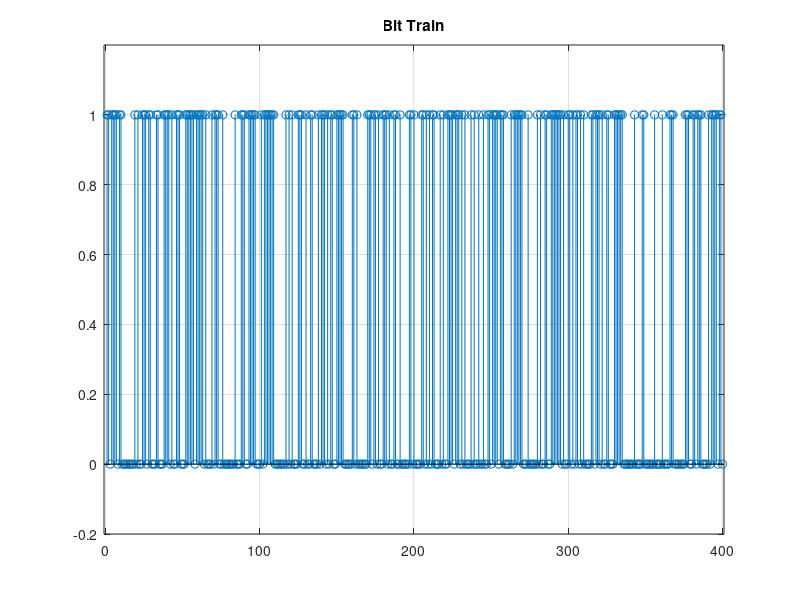

Reproduce this figure in MATLAB. (Note: this script raises an error after producing the figure.)
clear;
close all;
clc

%% Telecommunication Systems 1 %%
% EXERCISE 3
% Michailidis Stergios 
% 2020030080

%% PART 1 %%
%% 1)

N = 100;
b = (sign(randn(4*N, 1)) + 1)/2;

figure('Name','Question -1-','NumberTitle','off');
stem(b)
grid on;
axis([-1 401 -0.2 1.2])
title('Bit Train')

%% 2)
X = bits_to_16PSK(b);

% euler's formula
Xi_n = real(X);
Xq_n = imag(X);


figure('Name','Question -2-','NumberTitle','off');
stem(Xi_n,'r')
axis([0 100 -1.2 1.2]);
grid on
title('Mapped symbols (Real part)')
figure('Name','Question -2-','NumberTitle','off');
stem(Xq_n,'k')
axis([0 100 -1.2 1.2]);
grid on
title('Mapped symbols (Imaginary part)')

%% 3)

T = 10^(-2);
over = 10;
Ts = T/over;
Fs = 1/Ts;
A = 2;
a = 0.33;

[phi_t,t] = srrc_pulse(T,over,A,a);

% upsample the symbol trains
Xi_n_delta = (1/Ts) * upsample(Xi_n, over);
Xq_n_delta = (1/Ts) * upsample(Xq_n, over);
x_delta_time=0:Ts:(N)*T-Ts;

% cumpute the convoltuions
X_in = conv(phi_t,Xi_n_delta)*Ts;
X_Qn = conv(phi_t,Xq_n_delta)*Ts;

% new time axis
t_conv = min(t) + min(x_delta_time) : Ts : max(t) + max(x_delta_time);

% plots
figure('Name','Question -3-','NumberTitle','off');
plot(t_conv,X_in,'r')
grid on
xlabel('time')
ylabel('Amplitude of X_i_,_n ⋆ X_i_,_d_e_l_t_a')
title('Output Waveform')
figure('Name','Question -3-','NumberTitle','off');
plot(t_conv,X_Qn,'k')
grid on
xlabel('time')
ylabel('Amplitude of X_Q_,_n ⋆ X_Q_,_d_e_l_t_a')
title('Output Waveform')

% periodograms:
T_total = max(t_conv) - min(t_conv);
Nf = 2048;
F_axis = -Fs/2 : Fs/Nf : Fs/2 - Fs/Nf;

X_in_freq = fftshift(fft(X_in,Nf)*Ts);
X_Qn_freq = fftshift(fft(X_Qn,Nf)*Ts);

P_X_in = ( abs(X_in_freq).^2 ) / T_total;
P_X_Qn = ( abs(X_Qn_freq).^2 ) / T_total;

% plot the periodograms
figure('Name','Question -3-','NumberTitle','off');
plot(F_axis,P_X_in,'r')
grid on
xlabel('frequency')
ylabel('Periodogram of X_i_,_n ⋆ X_i_,_d_e_l_t_a')
title('Output Periodogram')
figure('Name','Question -3-','NumberTitle','off');
plot(F_axis,P_X_Qn,'k')
grid on
xlabel('frequency')
ylabel('Periodogram of X_Q_,_n ⋆ X_Q_,_d_e_l_t_a')
title('Output Periodogram')


%% 4)
F0 = 200;
cosinus_carrier =  2*cos(2*pi*F0*t_conv)';
sinus_carrier   = -2*sin(2*pi*F0*t_conv)';

X_I_t = X_in.*cosinus_carrier;
X_Q_t = X_Qn.*sinus_carrier;

% plots
figure('Name','Question -4.1-','NumberTitle','off');
plot(t_conv,X_I_t,'r')
grid on
xlabel('time')
ylabel('Amplitude of X_I')
title('Output Waveform')
figure('Name','Question -4.1-','NumberTitle','off');
plot(t_conv,X_Q_t,'k')
grid on
xlabel('time')
ylabel('Amplitude of X_Q')
title('Output Waveform')

% frequency domain
X_I_F = fftshift(fft(X_I_t,Nf)*Ts);
X_Q_F = fftshift(fft(X_Q_t,Nf)*Ts);

P_X_I = ( abs(X_I_F).^2 ) / T_total;
P_X_Q = ( abs(X_Q_F).^2 ) / T_total;

% plot the periodograms
figure('Name','Question -4.2-','NumberTitle','off');
plot(F_axis,P_X_I,'r')
grid on
xlabel('frequency')
ylabel('Periodogram of X_I')
title('Output Periodogram')
figure('Name','Question -4.2-','NumberTitle','off');
plot(F_axis,P_X_Q,'k')
grid on
xlabel('frequency')
ylabel('Periodogram of X_Q')
title('Output Periodogram')


%% 5)

% transmitter output - time domain
X_t = X_I_t + X_Q_t;

figure('Name','Question -5-','NumberTitle','off');
plot(t_conv,X_t);
grid on;
xlabel('time')
ylabel('Amplitude of X')
title('Transmitter Output Waveform')

% transmitter output - frequency domain
X_F = X_I_F + X_Q_F;    % fft is a linear operator

P_X = abs(X_F).^2/T_total;

figure('Name','Question -5-','NumberTitle','off');
plot(F_axis,P_X)
grid on
xlabel('frequency')
ylabel('Periodogram of X')
title('Transmitter Output Periodogram')


%% 6)
% The channel is ideal, h(t) = d_dirac(t)

%% 7)

% adding wgn
SNR_db = 20;

var_W = 1/ ( Ts * 10^(SNR_db/10) );

W_t = sqrt(var_W)*randn(1,length(t_conv))';

% channel output signal
Y_t = X_t + W_t;

%% 8)

% multiply the channel output

Y_i_t = Y_t.*cosinus_carrier*1/2;

Y_Q_t = Y_t.*sinus_carrier*1/2;

% time domain plots
figure('Name','Question -8.1-','NumberTitle','off');
plot(t_conv,Y_i_t,'r')
grid on
xlabel('time')
ylabel('Amplitude of Y_i')
title('Output Waveform')
figure('Name','Question -8.1-','NumberTitle','off');
plot(t_conv,Y_Q_t,'k')
grid on
xlabel('time')
ylabel('Amplitude of Y_Q')
title('Output Waveform')


% frequency domain

Y_i_F = fftshift(fft(Y_i_t,Nf)*Ts);

Y_Q_F = fftshift(fft(Y_Q_t,Nf)*Ts);


P_Y_i = ( abs(Y_i_F).^2 ) / T_total;
P_Y_Q = ( abs(Y_Q_F).^2 ) / T_total;

% plot the periodograms
figure('Name','Question -8.2-','NumberTitle','off');
plot(F_axis,P_Y_i,'r')
grid on
xlabel('frequency')
ylabel('Periodogram of Y_i')
title('Output Periodogram')
figure('Name','Question -8.2-','NumberTitle','off');
plot(F_axis,P_Y_Q,'k')
grid on
xlabel('frequency')
ylabel('Periodogram of Y_Q')
title('Output Periodogram')


%% 9)

Y_i_filtered_t = conv(Y_i_t,phi_t)*Ts;

Y_Q_filtered_t = conv(Y_Q_t,phi_t)*Ts;

% calculate new time vector and new T_total
t_conv_new = min(t_conv) + min(t) : Ts : max(t_conv) + max(t);
T_total_new = max(t_conv_new) - min(t_conv_new);


% time domain plots
figure('Name','Question -9.1-','NumberTitle','off');
plot(t_conv_new,Y_i_filtered_t,'r')
grid on
xlabel('time')
ylabel('Amplitude of Y_i_ _f_i_l_t_e_r_e_d')
title('Output Waveform')
figure('Name','Question -9.1-','NumberTitle','off');
plot(t_conv_new,Y_Q_filtered_t,'k')
grid on
xlabel('time')
ylabel('Amplitude of Y_Q_ _f_i_l_t_e_r_e_d')
title('Output Waveform')


% frequency domain

Y_i_filtered_F = fftshift(fft(Y_i_filtered_t,Nf)*Ts);

Y_Q_filtered_F = fftshift(fft(Y_Q_filtered_t,Nf)*Ts);


P_Y_i_filtered = ( abs(Y_i_filtered_F).^2 ) / T_total_new;
P_Y_Q_filtered = ( abs(Y_Q_filtered_F).^2 ) / T_total_new;

% plot the periodograms
figure('Name','Question -9.2-','NumberTitle','off');
plot(F_axis,P_Y_i_filtered,'r')
grid on
xlabel('frequency')
ylabel('Periodogram of Y_i_ _f_i_l_t_e_r_e_d')
title('Output Periodogram')
figure('Name','Question -9.2-','NumberTitle','off');
plot(F_axis,P_Y_Q_filtered,'k')
grid on
xlabel('frequency')
ylabel('Periodogram of Y_Q_ _f_i_l_t_e_r_e_d')
title('Output Periodogram')


%% 10)

% Y will be a complex vector with dim: 100x1. To make it compatible with
% the function detect_16_PSK.m , transform it to have dim: 100x2
Y = zeros(100,2);


% sampling the outputs

% We want to end up wtih N/4 = 100 samples at the output. To achieve this, start
% sampling from the samples 0 to 1000 with a sampling period equal to over = 10.

i = 1;
for j = 2*A*over + 1 : over : length(t_conv_new) - 2*A*over
   Y(i,1)=Y_i_filtered_t(j);
   Y(i,2)=Y_Q_filtered_t(j);
   i=i+1;
   assert(i<=101)
end

scatfig = scatterplot(Y);
scatfig.Name = 'Question -10-';
scatfig.NumberTitle = 'off';
title('Output Sequence Y');
grid on;


%% 11)

% detect the symbols from Y and estimate input bit sequence
[est_X,est_bit_seq] = detect_16_PSK(Y);


%% 12)

% calculate symbol errors
X_actual(:,1) = Xi_n;
X_actual(:,2) = Xq_n;

num_of_symbol_errors = symbol_errors(est_X,X_actual);

disp('Number of symbol errors:')
disp(num_of_symbol_errors)

%% 13)

% calculate bit errors
num_of_bit_errors = bit_errors(est_bit_seq',b);

disp('Number of bit errors:')
disp(num_of_bit_errors)


%% PART 2 %%
%% 1)

r = 1;

P_err_symbol = zeros(1,14);
P_err_bit    = zeros(1,14);

p_error_symbol_upper_bound = zeros(1,14);
p_error_bit_lower_bound    = zeros(1,14);

for SNRdb = -2:2:24
        
    total_number_of_symbol_errors = 0;
    total_number_of_bit_errors    = 0;


    for K = 1 : 1000
        % input bit seq
        b = (sign(randn(4*N, 1)) + 1)/2;
        % map to 16-PSK
        X = bits_to_16PSK(b);
        
        Xi_n = real(X);
        Xq_n = imag(X);
        
        % initialize srrc 
        [phi_t,t] = srrc_pulse(T,over,A,a);

        % upsample the symbol trains
        Xi_n_delta = (1/Ts) * upsample(Xi_n, over);
        Xq_n_delta = (1/Ts) * upsample(Xq_n, over);
        x_delta_time=0:Ts:(N)*T-Ts;

        % cumpute the convoltuions
        X_in = conv(phi_t,Xi_n_delta)*Ts;
        X_Qn = conv(phi_t,Xq_n_delta)*Ts;
        t_conv = min(t) + min(x_delta_time) : Ts : max(t) + max(x_delta_time);

        % multiply with carriers
        cosinus_carrier =  2*cos(2*pi*F0*t_conv)';
        sinus_carrier   = -2*sin(2*pi*F0*t_conv)';
        
        X_I_t = X_in.*cosinus_carrier;
        X_Q_t = X_Qn.*sinus_carrier;

        % transmitter output 
        X_t = X_I_t + X_Q_t;
        var_W = 1/ ( Ts * 10^(SNRdb/10) );
        W_t = sqrt(var_W)*randn(1,length(t_conv))';

        % channel output signal
        Y_t = X_t + W_t;

        % multiply with carriers
        Y_i_t = Y_t.*cosinus_carrier*1/2;
        Y_Q_t = Y_t.*sinus_carrier*1/2;

        % cumpute the final convoltuions
        Y_i_filtered_t = conv(Y_i_t,phi_t)*Ts;
        Y_Q_filtered_t = conv(Y_Q_t,phi_t)*Ts;

        % sampling
        Y = zeros(100,2);
        u = 1;
        for p = 2*A*over + 1 : over : length(t_conv_new) - 2*A*over
           Y(u,1)=Y_i_filtered_t(p);
           Y(u,2)=Y_Q_filtered_t(p);
           u=u+1;
           assert(u<=101)
        end
        

        % detect the symbols from Y and estimate input bit sequence
        [est_X,est_bit_seq] = detect_16_PSK(Y);

        % Total symbol errors
        X_actual(:,1) = Xi_n;
        X_actual(:,2) = Xq_n;
        
        se = symbol_errors(est_X,X_actual);
        total_number_of_symbol_errors = total_number_of_symbol_errors + se;

        % Total bit errors
        be = bit_errors(est_bit_seq',b);
        total_number_of_bit_errors = total_number_of_bit_errors + be;

    end
% experimental symbol and bit errors
P_err_symbol(r) = (total_number_of_symbol_errors)/(K*length(X));
P_err_bit(r)    = (total_number_of_bit_errors)/(K*length(b));


% translate SNRdb to SNR : SNRdb = 10*log_10(SNR) => SNR = 10^(SNRdb/10)
SNR = 10^(SNRdb/10);

% theoretical symbol,bit errors
p_error_symbol_upper_bound(r) = 2 * Q( sqrt( 2*(SNR) )*sin( pi/16 ) );
p_error_bit_lower_bound(r) = p_error_symbol_upper_bound(r)/4;

r = r + 1;

end

SNRdb_axis = -2 : 2 : 24;

figure('Name','Question -B.2-','NumberTitle','off');
semilogy(SNRdb_axis,p_error_symbol_upper_bound,'k','LineWidth',2)
hold on;
semilogy(SNRdb_axis,P_err_symbol,'r')
grid on;
xlabel('SNR_d_B')
ylabel('Symbol error Probability')
legend('Upper Bound','Total Symbol error')
title('Total Symbol error as function of SNR_d_B')
hold off


figure('Name','Question -B.3-','NumberTitle','off');
semilogy(SNRdb_axis,p_error_bit_lower_bound,'k','LineWidth',2)
hold on;
semilogy(SNRdb_axis,P_err_bit,'r')
grid on;
xlabel('SNR_d_B')
ylabel('Bit error Probability')
legend('Lower Bound','Total Bit error')
title('Bit error as function of SNR_d_B')
hold off

fprintf('\n---------Part B---------\n')
fprintf('\nTotal Symbol error probability per SNR_d_B:\n\n')
disp('    SNRdb  | P_err_symbol')
disp([SNRdb_axis' P_err_symbol'])

fprintf('Total bit error probability per SNR_d_B:\n\n')
disp('    SNRdb  | P_err_bit')
disp([SNRdb_axis' P_err_bit'])

